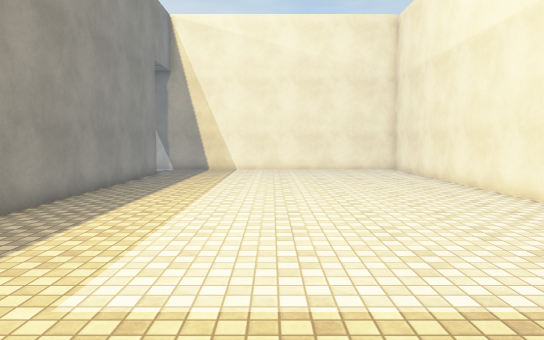
View 1 (above)

23 first-person views from a walk through a Unity game level. The camera is 1.5 m above the floor, tilts 4° down and sees 70° across. The floor is counted in squares, 1 m on a side. Each view is taken from the middle of a square. On the plan, view 1 faces up. The plan holds only what a view shows up to about 17 squares ahead; the rest is blank. The place goes on beyond the plan. The player is left out. Surface patterns are stand-ins for the level's own textures.

View 2
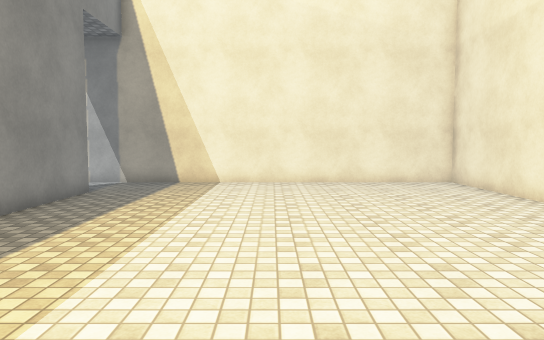

View 3
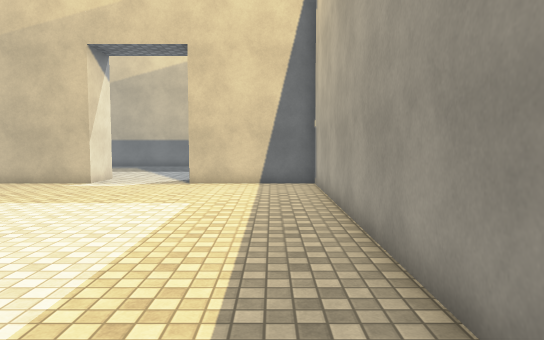

View 4
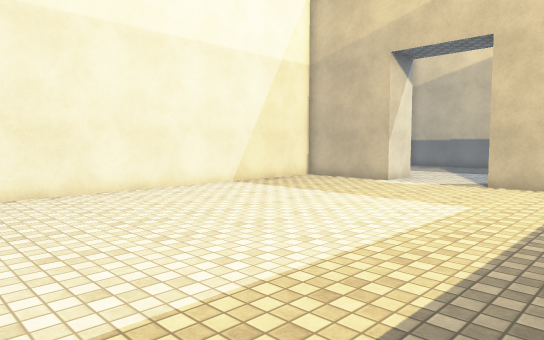

View 5
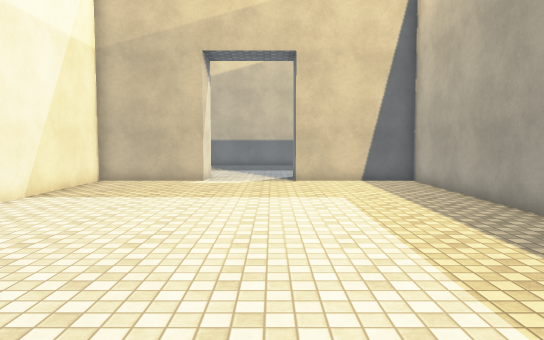

View 6
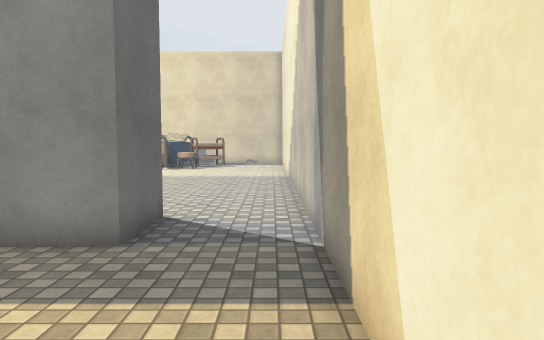

View 7
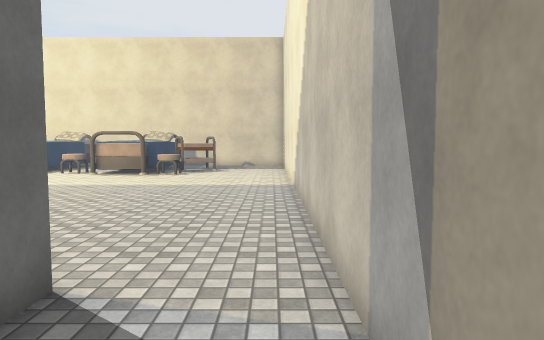

View 8
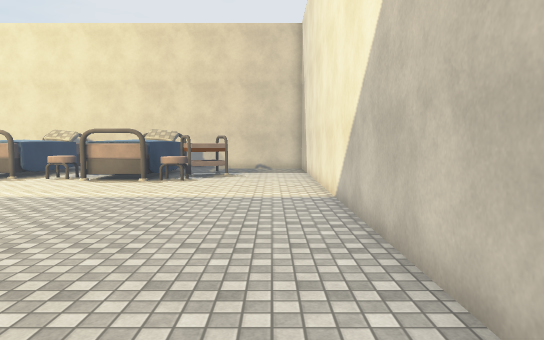

View 9
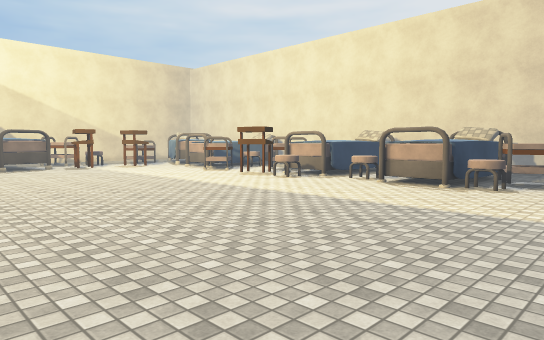

View 10
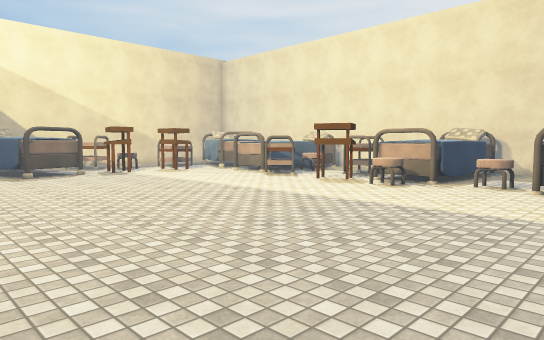

View 11
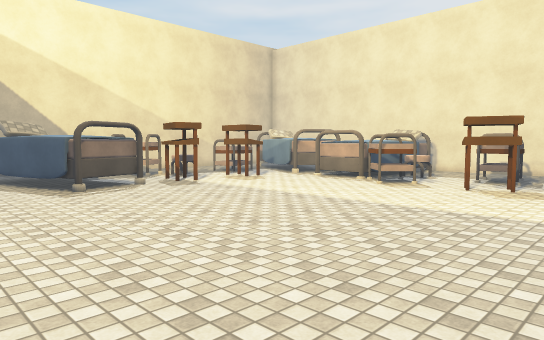

View 12
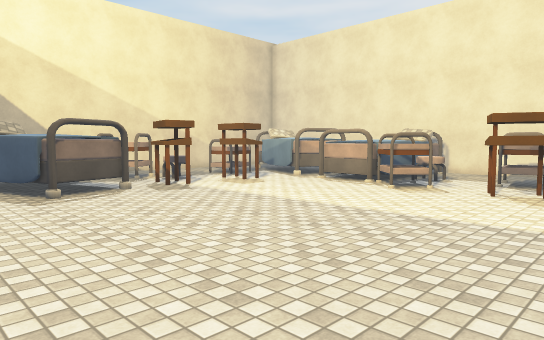

View 13
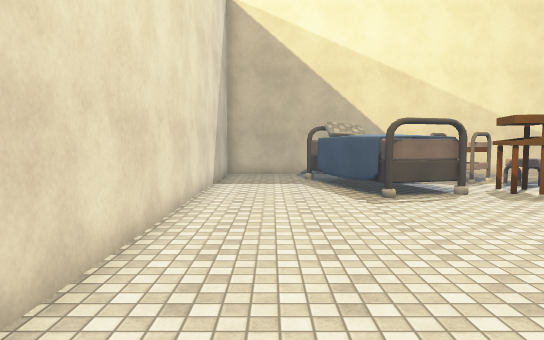

View 14
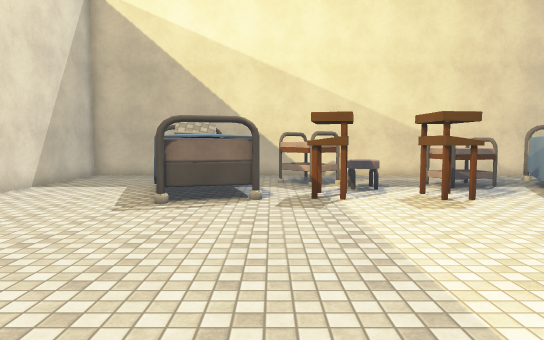

View 15
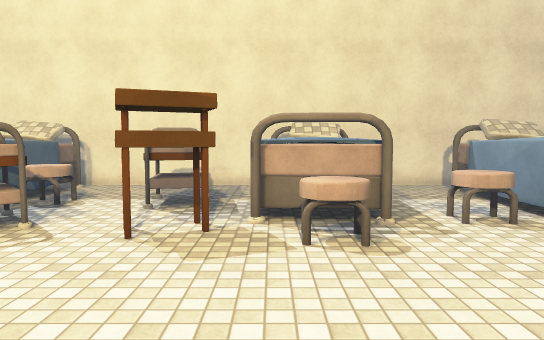

View 16
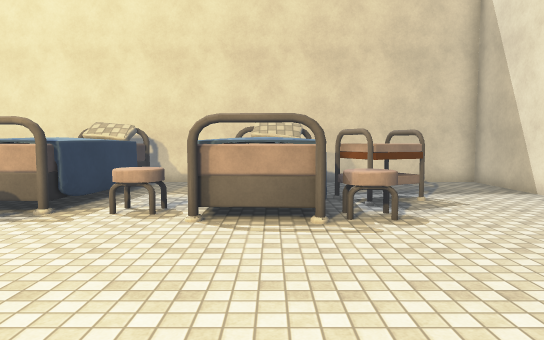

View 17
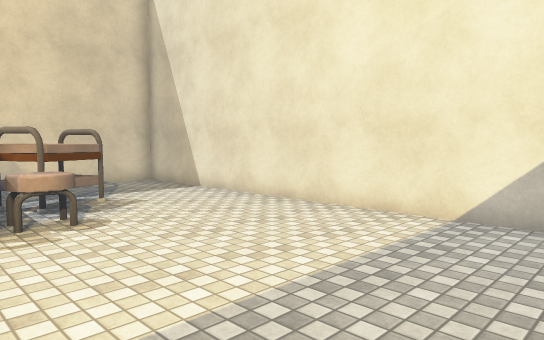

View 18
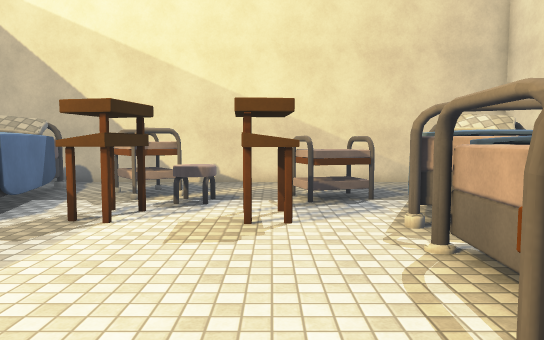

View 19
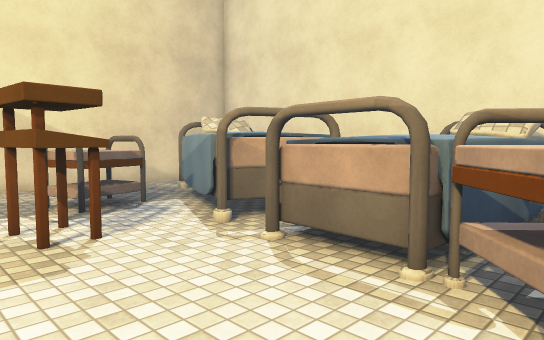

View 20
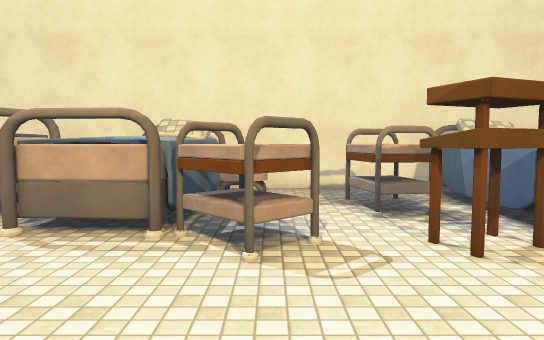

View 21
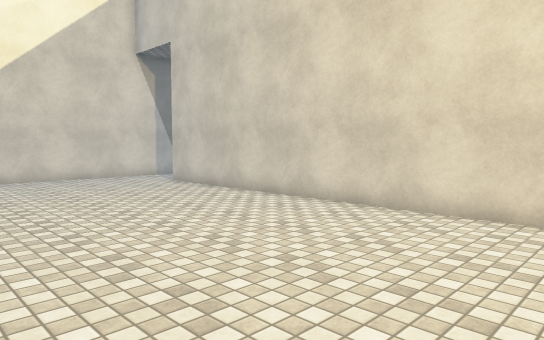

View 22
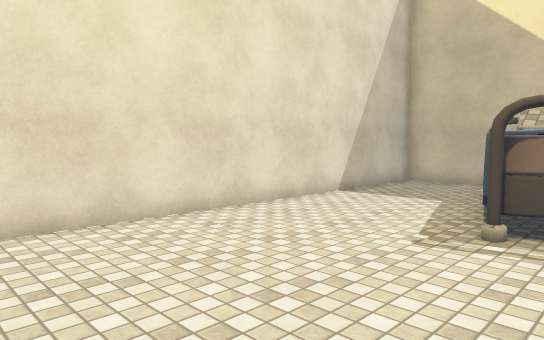

View 23
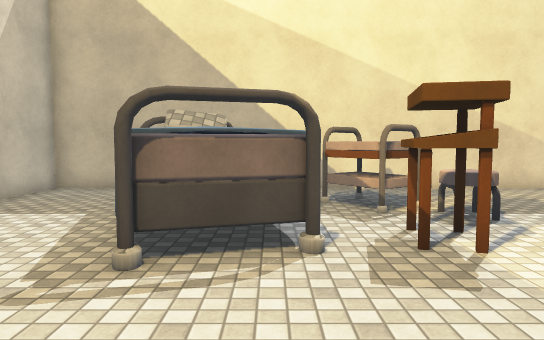

### Floor plan
Key: @ floor where view 1 was taken; # wall or solid block; . floor; O other object.
Columns run from 30 left of view 1 to 7 right of it. Each row starts with its distance up from view 1.
 22 ######################################
 21 #....................................#
 20 #....................................#
 19 #......................##............#
 18 #....O................###............#
 17 #...OO................###............#
 16 #... OOOO.............###............#
 15 # OOOOOOO.............###............#
 14 # OO  OO..............###............#
 13 #.OOOOOO..............###............#
 12 #......O..............###............#
 11 #.....OO..............###............#
 10 #.....................###............#
  9 #OOOOOOO..............###............#
  8 #OO  OOOO.............###............#
  7 #OOOOOOO..............###............#
  6 #......O..............###............#
  5 #..OOO.OO............ # #............#
  4 #..OOO.O..............# #............#
  3 #......O..............# #............#
  2 #...OOOOO.............# #............#
  1 #..OOOOO..............# #............#
  0 #OOOOOOO..............# #.....@......#
 -1 #OO  OO...............# ######...#####
 -2  O OO OO..............#      #...#
 -3     OO................#      #...#
 -4      OO..O..OOOOOO....#       ...
 -5      OO..OO.OOOOOO....#       ..
 -6      OO.....OO.O OO...#
 -7      OOOO..O.O.O OO...#
 -8   OOOO.OO...OOOOO O...#
 -9    OO....... O..OOO...#
-10    .............O.....#
-11    ............... ...#
-12   #####################

Where each view was taken, in squares from view 1:
view 1: 0 up, 0 right, facing up
view 2: 7 up, 0 right, facing up
view 3: 13 up, 4 left, facing down
view 4: 13 up, 5 left, facing down-right
view 5: 14 up, 0 right, facing down
view 6: 21 up, 0 right, facing left
view 7: 21 up, 4 left, facing left
view 8: 20 up, 7 left, facing left
view 9: 20 up, 9 left, facing down-left
view 10: 15 up, 9 left, facing down-left
view 11: 9 up, 9 left, facing down-left
view 12: 8 up, 10 left, facing down-left
view 13: 7 up, 10 left, facing down
view 14: 6 up, 16 left, facing down
view 15: 7 up, 16 left, facing left
view 16: 14 up, 15 left, facing left
view 17: 14 up, 15 left, facing up-left
view 18: 3 up, 21 left, facing down
view 19: 2 up, 19 left, facing down-left
view 20: 2 up, 17 left, facing left
view 21: 5 up, 16 left, facing up-right
view 22: 3 up, 15 left, facing down-right
view 23: 1 up, 15 left, facing down
